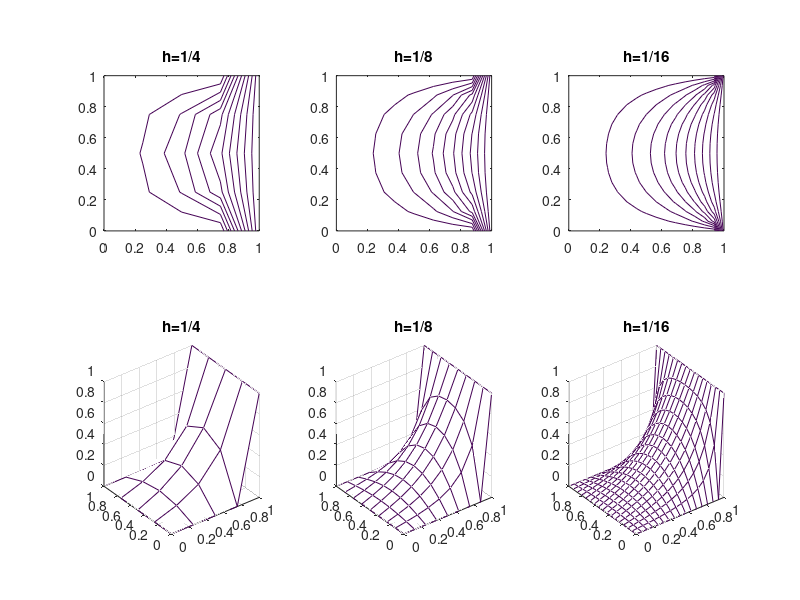

MATLAB code to generate this figure:
%%%%%%%%%%%%%%%%%%%%%%%%%%%%%%%%%%%%%%%%%%%%%%%%%%%%%%
% Assignment Name: Homework 4
% Author: Ron Netawat
% Date: 03/20/2025
%%%%%%%%%%%%%%%%%%%%%%%%%%%%%%%%%%%%%%%%%%%%%%%%%%%%%%

function m385bvp2d
%
% Steady state temperature on the unit square using Jacobi
%
clear;

tol = 10^-4; % set tolerance for stopping criterion
%
for icase = 1:3
    n = 2^(icase+1)-1; h = 1/(n+1); % set mesh size
    x = 0:h:1; y = x; % create x and y arrays for plots

%   initialize solution and residual arrays
    w_new = zeros(n+2,n+2);
    w_old = zeros(n+2,n+2);
    res = zeros(n+2,n+2);
%   set nonzero boundary values
    for j = 1:n+2
        w_new(j,n+2) = 1;
        w_old(j,n+2) = 1;
    end
%   initialize control variables
    ratio = 1;
    k = 0;

%   start iteration
    while ratio > tol
        k = k+1;
%       compute residual vector
        for i = 2:n+1
            for j = 2:n+1
                res(i,j)=(4*w_old(i,j) - w_old(i+1,j) - w_old(i-1,j) - w_old(i,j+1) - w_old(i,j-1))/h^2;
            end
        end
%           compute ratio of residual norms using Frobenius norm for
%           convenience
        rn(k) = norm(res,'fro');
        ratio = rn(k)/rn(1);
%           compute numerical solution
        for i = 2:n+1
            for j = 2:n+1
                w_new(i,j) = (w_old(i+1,j) + w_old(i-1,j) + w_old(i,j+1) + w_old(i,j-1))/4;
            end
        end
        flux = sum(w_new(:,2)); % compute heat flux, hint: use Matlab sum command
        w_old = w_new; % reset numerical solution for next step

    end

%   store results for output
    table(icase,1) = h;
    table(icase,2) = k;
    table(icase,3) = flux;

%   draw contour plot
    subplot(2,3,icase)
    contour(x,y,w_new); hold on; axis square; axis([0 1 0 1]); caxis([100 inf])
    string = sprintf('h=1/%d',n+1); title(string)
%   draw surface plot
    subplot(2,3,3+icase)
    mesh( x , y , w_new ); caxis([100 inf])
    string = sprintf('h=1/%d',n+1); title(string)
end
table
